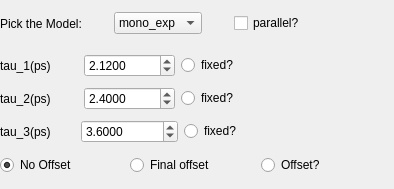
        <widget class="QWidget" name="tab_19">
         <attribute name="title">
          <string>Time negative direction</string>
         </attribute>
         <widget class="QWidget" name="layoutWidget_34">
          <property name="geometry">
           <rect>
            <x>0</x>
            <y>50</y>
            <width>258</width>
            <height>98</height>
           </rect>
          </property>
          <layout class="QVBoxLayout" name="verticalLayout_23">
           <item>
            <layout class="QHBoxLayout" name="horizontalLayout_114">
             <item>
              <widget class="QLabel" name="label_102">
               <property name="text">
                <string>tau_1(ps)</string>
               </property>
              </widget>
             </item>
             <item>
              <widget class="QDoubleSpinBox" name="doubleSpinBox_global_time_tau1_guess_bidir_min">
               <property name="decimals">
                <number>4</number>
               </property>
               <property name="minimum">
                <double>0.001000000000000</double>
               </property>
               <property name="maximum">
                <double>50000.000000000000000</double>
               </property>
               <property name="singleStep">
                <double>1.000000000000000</double>
               </property>
               <property name="value">
                <double>2.120000000000000</double>
               </property>
              </widget>
             </item>
             <item>
              <widget class="QRadioButton" name="radioButton_tau1_fixed_bidir_min">
               <property name="text">
                <string>fixed?</string>
               </property>
               <property name="autoExclusive">
                <bool>false</bool>
               </property>
              </widget>
             </item>
            </layout>
           </item>
           <item>
            <layout class="QHBoxLayout" name="horizontalLayout_115">
             <item>
              <widget class="QLabel" name="label_103">
               <property name="text">
                <string>tau_2(ps)</string>
               </property>
              </widget>
             </item>
             <item>
              <widget class="QDoubleSpinBox" name="doubleSpinBox_global_time_tau2_guess_bidir_min">
               <property name="decimals">
                <number>4</number>
               </property>
               <property name="minimum">
                <double>0.001000000000000</double>
               </property>
               <property name="maximum">
                <double>50000.000000000000000</double>
               </property>
               <property name="value">
                <double>2.400000000000000</double>
               </property>
              </widget>
             </item>
             <item>
              <widget class="QRadioButton" name="radioButton_tau2_fixed_bidir_min">
               <property name="text">
                <string>fixed?</string>
               </property>
               <property name="autoExclusive">
                <bool>false</bool>
               </property>
              </widget>
             </item>
            </layout>
           </item>
           <item>
            <layout class="QHBoxLayout" name="horizontalLayout_116">
             <item>
              <widget class="QLabel" name="label_104">
               <property name="text">
                <string>tau_3(ps)</string>
               </property>
              </widget>
             </item>
             <item>
              <widget class="QDoubleSpinBox" name="doubleSpinBox_global_time_tau3_guess_bidir_min">
               <property name="decimals">
                <number>4</number>
               </property>
               <property name="minimum">
                <double>0.001000000000000</double>
               </property>
               <property name="maximum">
                <double>500000.000000000000000</double>
               </property>
               <property name="value">
                <double>3.600000000000000</double>
               </property>
              </widget>
             </item>
             <item>
              <widget class="QRadioButton" name="radioButton_tau3_fixed_bidir_min">
               <property name="text">
                <string>fixed?</string>
               </property>
               <property name="autoExclusive">
                <bool>false</bool>
               </property>
              </widget>
             </item>
            </layout>
           </item>
          </layout>
         </widget>
         <widget class="QWidget" name="layoutWidget_37">
          <property name="geometry">
           <rect>
            <x>0</x>
            <y>10</y>
            <width>305</width>
            <height>27</height>
           </rect>
          </property>
          <layout class="QHBoxLayout" name="horizontalLayout_121">
           <item>
            <widget class="QLabel" name="label_108">
             <property name="sizePolicy">
              <sizepolicy hsizetype="MinimumExpanding" vsizetype="MinimumExpanding">
               <horstretch>0</horstretch>
               <verstretch>0</verstretch>
              </sizepolicy>
             </property>
             <property name="statusTip">
              <string>(for the moment sequential up to three time-constans implemented)</string>
             </property>
             <property name="text">
              <string>Pick the Model:</string>
             </property>
            </widget>
           </item>
           <item>
            <spacer name="horizontalSpacer_32">
             <property name="orientation">
              <enum>Qt::Horizontal</enum>
             </property>
             <property name="sizeHint" stdset="0">
              <size>
               <width>40</width>
               <height>20</height>
              </size>
             </property>
            </spacer>
           </item>
           <item>
            <widget class="QComboBox" name="comboBox_global_pick_model_bidir_min_2">
             <item>
              <property name="text">
               <string>mono_exp</string>
              </property>
             </item>
             <item>
              <property name="text">
               <string>bi_exp</string>
              </property>
             </item>
             <item>
              <property name="text">
               <string>tri_exp</string>
              </property>
             </item>
            </widget>
           </item>
           <item>
            <spacer name="horizontalSpacer_38">
             <property name="orientation">
              <enum>Qt::Horizontal</enum>
             </property>
             <property name="sizeHint" stdset="0">
              <size>
               <width>40</width>
               <height>20</height>
              </size>
             </property>
            </spacer>
           </item>
           <item>
            <widget class="QCheckBox" name="checkBox_global_bidir_min_parallel">
             <property name="text">
              <string>parallel?</string>
             </property>
            </widget>
           </item>
          </layout>
         </widget>
         <widget class="QWidget" name="layoutWidget_36">
          <property name="geometry">
           <rect>
            <x>0</x>
            <y>150</y>
            <width>385</width>
            <height>30</height>
           </rect>
          </property>
          <layout class="QHBoxLayout" name="horizontalLayout_120">
           <item>
            <widget class="QRadioButton" name="radioButton_no_offset_bidir_min_2">
             <property name="text">
              <string>No Offset</string>
             </property>
             <property name="checked">
              <bool>true</bool>
             </property>
            </widget>
           </item>
           <item>
            <widget class="QRadioButton" name="radioButton_time_final_offset_bidir_min_2">
             <property name="toolTip">
              <string>Assumes that the final state is ionizable/has an infinite lifetime.</string>
             </property>
             <property name="text">
              <string>Final offset</string>
             </property>
            </widget>
           </item>
           <item>
            <widget class="QRadioButton" name="radioButton_time_offset_bidir_min_2">
             <property name="toolTip">
              <string>Assumes that there is an indipendant species which just gives an offset.</string>
             </property>
             <property name="text">
              <string>Offset?</string>
             </property>
            </widget>
           </item>
          </layout>
         </widget>
        </widget>
